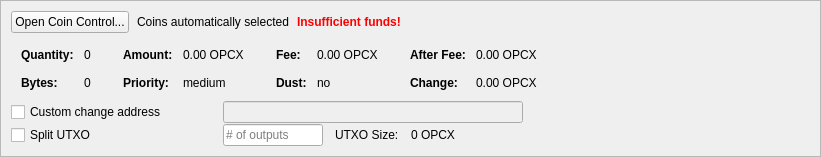
         <widget class="QFrame" name="frameCoinControl">
          <property name="sizePolicy">
           <sizepolicy hsizetype="Expanding" vsizetype="Expanding">
            <horstretch>0</horstretch>
            <verstretch>0</verstretch>
           </sizepolicy>
          </property>
          <property name="maximumSize">
           <size>
            <width>16777215</width>
            <height>16777215</height>
           </size>
          </property>
          <property name="frameShape">
           <enum>QFrame::StyledPanel</enum>
          </property>
          <property name="frameShadow">
           <enum>QFrame::Sunken</enum>
          </property>
          <layout class="QVBoxLayout" name="verticalLayoutCoinControl2">
           <property name="spacing">
            <number>0</number>
           </property>
           <property name="leftMargin">
            <number>0</number>
           </property>
           <property name="topMargin">
            <number>0</number>
           </property>
           <property name="rightMargin">
            <number>0</number>
           </property>
           <property name="bottomMargin">
            <number>0</number>
           </property>
           <item>
            <widget class="QFrame" name="frameCoinControl_BG">
             <layout class="QVBoxLayout" name="verticalLayoutCoinControl" stretch="0,0,0,0,0">
              <property name="spacing">
               <number>1</number>
              </property>
              <property name="leftMargin">
               <number>10</number>
              </property>
              <property name="topMargin">
               <number>10</number>
              </property>
              <item>
               <layout class="QHBoxLayout" name="horizontalLayoutCoinControl2" stretch="0,0,0,0">
                <property name="spacing">
                 <number>8</number>
                </property>
                <property name="bottomMargin">
                 <number>10</number>
                </property>
                <item>
                 <widget class="QPushButton" name="pushButtonCoinControl">
                  <property name="styleSheet">
                   <string notr="true"/>
                  </property>
                  <property name="text">
                   <string>Open Coin Control...</string>
                  </property>
                  <property name="autoDefault">
                   <bool>false</bool>
                  </property>
                 </widget>
                </item>
                <item>
                 <widget class="QLabel" name="labelCoinControlAutomaticallySelected">
                  <property name="text">
                   <string>Coins automatically selected</string>
                  </property>
                  <property name="margin">
                   <number>5</number>
                  </property>
                 </widget>
                </item>
                <item>
                 <widget class="QLabel" name="labelCoinControlInsuffFunds">
                  <property name="font">
                   <font>
                    <weight>75</weight>
                    <bold>true</bold>
                   </font>
                  </property>
                  <property name="styleSheet">
                   <string notr="true">color:red;font-weight:bold;</string>
                  </property>
                  <property name="text">
                   <string>Insufficient funds!</string>
                  </property>
                  <property name="margin">
                   <number>5</number>
                  </property>
                 </widget>
                </item>
                <item>
                 <spacer name="horizontalSpacerCoinControl">
                  <property name="orientation">
                   <enum>Qt::Horizontal</enum>
                  </property>
                  <property name="sizeHint" stdset="0">
                   <size>
                    <width>40</width>
                    <height>1</height>
                   </size>
                  </property>
                 </spacer>
                </item>
               </layout>
              </item>
              <item>
               <widget class="QWidget" name="widgetCoinControl" native="true">
                <property name="sizePolicy">
                 <sizepolicy hsizetype="Preferred" vsizetype="Preferred">
                  <horstretch>0</horstretch>
                  <verstretch>0</verstretch>
                 </sizepolicy>
                </property>
                <property name="minimumSize">
                 <size>
                  <width>0</width>
                  <height>0</height>
                 </size>
                </property>
                <property name="styleSheet">
                 <string notr="true"/>
                </property>
                <layout class="QHBoxLayout" name="horizontalLayoutCoinControl5">
                 <property name="leftMargin">
                  <number>0</number>
                 </property>
                 <property name="topMargin">
                  <number>0</number>
                 </property>
                 <property name="rightMargin">
                  <number>0</number>
                 </property>
                 <property name="bottomMargin">
                  <number>0</number>
                 </property>
                 <item>
                  <layout class="QHBoxLayout" name="horizontalLayoutCoinControl3" stretch="0,0,0,1">
                   <property name="spacing">
                    <number>20</number>
                   </property>
                   <property name="topMargin">
                    <number>0</number>
                   </property>
                   <property name="bottomMargin">
                    <number>10</number>
                   </property>
                   <item>
                    <layout class="QFormLayout" name="formLayoutCoinControl1">
                     <property name="horizontalSpacing">
                      <number>10</number>
                     </property>
                     <property name="verticalSpacing">
                      <number>14</number>
                     </property>
                     <property name="leftMargin">
                      <number>10</number>
                     </property>
                     <property name="topMargin">
                      <number>4</number>
                     </property>
                     <property name="rightMargin">
                      <number>6</number>
                     </property>
                     <item row="0" column="0">
                      <widget class="QLabel" name="labelCoinControlQuantityText">
                       <property name="font">
                        <font>
                         <weight>75</weight>
                         <bold>true</bold>
                        </font>
                       </property>
                       <property name="text">
                        <string>Quantity:</string>
                       </property>
                       <property name="margin">
                        <number>0</number>
                       </property>
                      </widget>
                     </item>
                     <item row="0" column="1">
                      <widget class="QLabel" name="labelCoinControlQuantity">
                       <property name="cursor">
                        <cursorShape>IBeamCursor</cursorShape>
                       </property>
                       <property name="contextMenuPolicy">
                        <enum>Qt::ActionsContextMenu</enum>
                       </property>
                       <property name="text">
                        <string notr="true">0</string>
                       </property>
                       <property name="margin">
                        <number>0</number>
                       </property>
                       <property name="textInteractionFlags">
                        <set>Qt::LinksAccessibleByMouse|Qt::TextSelectableByKeyboard|Qt::TextSelectableByMouse</set>
                       </property>
                      </widget>
                     </item>
                     <item row="1" column="0">
                      <widget class="QLabel" name="labelCoinControlBytesText">
                       <property name="font">
                        <font>
                         <weight>75</weight>
                         <bold>true</bold>
                        </font>
                       </property>
                       <property name="text">
                        <string>Bytes:</string>
                       </property>
                      </widget>
                     </item>
                     <item row="1" column="1">
                      <widget class="QLabel" name="labelCoinControlBytes">
                       <property name="cursor">
                        <cursorShape>IBeamCursor</cursorShape>
                       </property>
                       <property name="contextMenuPolicy">
                        <enum>Qt::ActionsContextMenu</enum>
                       </property>
                       <property name="text">
                        <string notr="true">0</string>
                       </property>
                       <property name="textInteractionFlags">
                        <set>Qt::LinksAccessibleByMouse|Qt::TextSelectableByKeyboard|Qt::TextSelectableByMouse</set>
                       </property>
                      </widget>
                     </item>
                    </layout>
                   </item>
                   <item>
                    <layout class="QFormLayout" name="formLayoutCoinControl2">
                     <property name="horizontalSpacing">
                      <number>10</number>
                     </property>
                     <property name="verticalSpacing">
                      <number>14</number>
                     </property>
                     <property name="leftMargin">
                      <number>6</number>
                     </property>
                     <property name="topMargin">
                      <number>4</number>
                     </property>
                     <property name="rightMargin">
                      <number>6</number>
                     </property>
                     <item row="0" column="0">
                      <widget class="QLabel" name="labelCoinControlAmountText">
                       <property name="font">
                        <font>
                         <weight>75</weight>
                         <bold>true</bold>
                        </font>
                       </property>
                       <property name="text">
                        <string>Amount:</string>
                       </property>
                       <property name="margin">
                        <number>0</number>
                       </property>
                      </widget>
                     </item>
                     <item row="0" column="1">
                      <widget class="QLabel" name="labelCoinControlAmount">
                       <property name="cursor">
                        <cursorShape>IBeamCursor</cursorShape>
                       </property>
                       <property name="contextMenuPolicy">
                        <enum>Qt::ActionsContextMenu</enum>
                       </property>
                       <property name="text">
                        <string notr="true">0.00 OPCX</string>
                       </property>
                       <property name="textInteractionFlags">
                        <set>Qt::LinksAccessibleByMouse|Qt::TextSelectableByKeyboard|Qt::TextSelectableByMouse</set>
                       </property>
                      </widget>
                     </item>
                     <item row="1" column="0">
                      <widget class="QLabel" name="labelCoinControlPriorityText">
                       <property name="font">
                        <font>
                         <weight>75</weight>
                         <bold>true</bold>
                        </font>
                       </property>
                       <property name="text">
                        <string>Priority:</string>
                       </property>
                      </widget>
                     </item>
                     <item row="1" column="1">
                      <widget class="QLabel" name="labelCoinControlPriority">
                       <property name="cursor">
                        <cursorShape>IBeamCursor</cursorShape>
                       </property>
                       <property name="contextMenuPolicy">
                        <enum>Qt::ActionsContextMenu</enum>
                       </property>
                       <property name="text">
                        <string>medium</string>
                       </property>
                       <property name="textInteractionFlags">
                        <set>Qt::LinksAccessibleByMouse|Qt::TextSelectableByKeyboard|Qt::TextSelectableByMouse</set>
                       </property>
                      </widget>
                     </item>
                    </layout>
                   </item>
                   <item>
                    <layout class="QFormLayout" name="formLayoutCoinControl3">
                     <property name="horizontalSpacing">
                      <number>10</number>
                     </property>
                     <property name="verticalSpacing">
                      <number>14</number>
                     </property>
                     <property name="leftMargin">
                      <number>6</number>
                     </property>
                     <property name="topMargin">
                      <number>4</number>
                     </property>
                     <property name="rightMargin">
                      <number>6</number>
                     </property>
                     <item row="0" column="0">
                      <widget class="QLabel" name="labelCoinControlFeeText">
                       <property name="font">
                        <font>
                         <weight>75</weight>
                         <bold>true</bold>
                        </font>
                       </property>
                       <property name="text">
                        <string>Fee:</string>
                       </property>
                       <property name="margin">
                        <number>0</number>
                       </property>
                      </widget>
                     </item>
                     <item row="0" column="1">
                      <widget class="QLabel" name="labelCoinControlFee">
                       <property name="cursor">
                        <cursorShape>IBeamCursor</cursorShape>
                       </property>
                       <property name="contextMenuPolicy">
                        <enum>Qt::ActionsContextMenu</enum>
                       </property>
                       <property name="text">
                        <string notr="true">0.00 OPCX</string>
                       </property>
                       <property name="textInteractionFlags">
                        <set>Qt::LinksAccessibleByMouse|Qt::TextSelectableByKeyboard|Qt::TextSelectableByMouse</set>
                       </property>
                      </widget>
                     </item>
                     <item row="1" column="0">
                      <widget class="QLabel" name="labelCoinControlLowOutputText">
                       <property name="font">
                        <font>
                         <weight>75</weight>
                         <bold>true</bold>
                        </font>
                       </property>
                       <property name="text">
                        <string>Dust:</string>
                       </property>
                      </widget>
                     </item>
                     <item row="1" column="1">
                      <widget class="QLabel" name="labelCoinControlLowOutput">
                       <property name="cursor">
                        <cursorShape>IBeamCursor</cursorShape>
                       </property>
                       <property name="contextMenuPolicy">
                        <enum>Qt::ActionsContextMenu</enum>
                       </property>
                       <property name="text">
                        <string>no</string>
                       </property>
                       <property name="textInteractionFlags">
                        <set>Qt::LinksAccessibleByMouse|Qt::TextSelectableByKeyboard|Qt::TextSelectableByMouse</set>
                       </property>
                      </widget>
                     </item>
                    </layout>
                   </item>
                   <item>
                    <layout class="QFormLayout" name="formLayoutCoinControl4">
                     <property name="horizontalSpacing">
                      <number>10</number>
                     </property>
                     <property name="verticalSpacing">
                      <number>14</number>
                     </property>
                     <property name="leftMargin">
                      <number>6</number>
                     </property>
                     <property name="topMargin">
                      <number>4</number>
                     </property>
                     <property name="rightMargin">
                      <number>6</number>
                     </property>
                     <item row="0" column="0">
                      <widget class="QLabel" name="labelCoinControlAfterFeeText">
                       <property name="font">
                        <font>
                         <weight>75</weight>
                         <bold>true</bold>
                        </font>
                       </property>
                       <property name="text">
                        <string>After Fee:</string>
                       </property>
                       <property name="margin">
                        <number>0</number>
                       </property>
                      </widget>
                     </item>
                     <item row="0" column="1">
                      <widget class="QLabel" name="labelCoinControlAfterFee">
                       <property name="cursor">
                        <cursorShape>IBeamCursor</cursorShape>
                       </property>
                       <property name="contextMenuPolicy">
                        <enum>Qt::ActionsContextMenu</enum>
                       </property>
                       <property name="text">
                        <string notr="true">0.00 OPCX</string>
                       </property>
                       <property name="textInteractionFlags">
                        <set>Qt::LinksAccessibleByMouse|Qt::TextSelectableByKeyboard|Qt::TextSelectableByMouse</set>
                       </property>
                      </widget>
                     </item>
                     <item row="1" column="0">
                      <widget class="QLabel" name="labelCoinControlChangeText">
                       <property name="font">
                        <font>
                         <weight>75</weight>
                         <bold>true</bold>
                        </font>
                       </property>
                       <property name="text">
                        <string>Change:</string>
                       </property>
                      </widget>
                     </item>
                     <item row="1" column="1">
                      <widget class="QLabel" name="labelCoinControlChange">
                       <property name="cursor">
                        <cursorShape>IBeamCursor</cursorShape>
                       </property>
                       <property name="contextMenuPolicy">
                        <enum>Qt::ActionsContextMenu</enum>
                       </property>
                       <property name="text">
                        <string notr="true">0.00 OPCX</string>
                       </property>
                       <property name="textInteractionFlags">
                        <set>Qt::LinksAccessibleByMouse|Qt::TextSelectableByKeyboard|Qt::TextSelectableByMouse</set>
                       </property>
                      </widget>
                     </item>
                    </layout>
                   </item>
                  </layout>
                 </item>
                </layout>
               </widget>
              </item>
              <item>
               <layout class="QHBoxLayout" name="horizontalLayoutCoinControl4">
                <property name="spacing">
                 <number>12</number>
                </property>
                <property name="sizeConstraint">
                 <enum>QLayout::SetDefaultConstraint</enum>
                </property>
                <property name="topMargin">
                 <number>0</number>
                </property>
                <property name="rightMargin">
                 <number>0</number>
                </property>
                <item>
                 <widget class="QCheckBox" name="checkBoxCoinControlChange">
                  <property name="sizePolicy">
                   <sizepolicy hsizetype="Preferred" vsizetype="Preferred">
                    <horstretch>0</horstretch>
                    <verstretch>0</verstretch>
                   </sizepolicy>
                  </property>
                  <property name="minimumSize">
                   <size>
                    <width>200</width>
                    <height>0</height>
                   </size>
                  </property>
                  <property name="maximumSize">
                   <size>
                    <width>200</width>
                    <height>16777215</height>
                   </size>
                  </property>
                  <property name="toolTip">
                   <string>If this is activated, but the change address is empty or invalid, change will be sent to a newly generated address.</string>
                  </property>
                  <property name="text">
                   <string>Custom change address</string>
                  </property>
                 </widget>
                </item>
                <item>
                 <widget class="QValidatedLineEdit" name="lineEditCoinControlChange">
                  <property name="enabled">
                   <bool>false</bool>
                  </property>
                  <property name="sizePolicy">
                   <sizepolicy hsizetype="Preferred" vsizetype="Preferred">
                    <horstretch>0</horstretch>
                    <verstretch>0</verstretch>
                   </sizepolicy>
                  </property>
                  <property name="minimumSize">
                   <size>
                    <width>300</width>
                    <height>0</height>
                   </size>
                  </property>
                 </widget>
                </item>
                <item>
                 <widget class="QLabel" name="labelCoinControlChangeLabel">
                  <property name="sizePolicy">
                   <sizepolicy hsizetype="Preferred" vsizetype="Preferred">
                    <horstretch>0</horstretch>
                    <verstretch>0</verstretch>
                   </sizepolicy>
                  </property>
                  <property name="minimumSize">
                   <size>
                    <width>100</width>
                    <height>0</height>
                   </size>
                  </property>
                  <property name="text">
                   <string/>
                  </property>
                  <property name="margin">
                   <number>3</number>
                  </property>
                 </widget>
                </item>
               </layout>
              </item>
              <item>
               <layout class="QHBoxLayout" name="horizontalLayoutCoinControl6">
                <property name="spacing">
                 <number>12</number>
                </property>
                <property name="rightMargin">
                 <number>0</number>
                </property>
                <item>
                 <widget class="QCheckBox" name="splitBlockCheckBox">
                  <property name="sizePolicy">
                   <sizepolicy hsizetype="Preferred" vsizetype="Preferred">
                    <horstretch>0</horstretch>
                    <verstretch>0</verstretch>
                   </sizepolicy>
                  </property>
                  <property name="minimumSize">
                   <size>
                    <width>200</width>
                    <height>0</height>
                   </size>
                  </property>
                  <property name="maximumSize">
                   <size>
                    <width>200</width>
                    <height>16777215</height>
                   </size>
                  </property>
                  <property name="text">
                   <string>Split UTXO</string>
                  </property>
                 </widget>
                </item>
                <item>
                 <widget class="QLineEdit" name="splitBlockLineEdit">
                  <property name="sizePolicy">
                   <sizepolicy hsizetype="Preferred" vsizetype="Preferred">
                    <horstretch>50</horstretch>
                    <verstretch>0</verstretch>
                   </sizepolicy>
                  </property>
                  <property name="minimumSize">
                   <size>
                    <width>100</width>
                    <height>0</height>
                   </size>
                  </property>
                  <property name="maximumSize">
                   <size>
                    <width>100</width>
                    <height>16777215</height>
                   </size>
                  </property>
                  <property name="placeholderText">
                   <string># of outputs</string>
                  </property>
                 </widget>
                </item>
                <item>
                 <widget class="QLabel" name="labelBlockSizeText">
                  <property name="text">
                   <string>UTXO Size:</string>
                  </property>
                 </widget>
                </item>
                <item>
                 <widget class="QLabel" name="labelBlockSize">
                  <property name="text">
                   <string>0 OPCX</string>
                  </property>
                 </widget>
                </item>
                <item>
                 <spacer name="horizontalSpacer_7">
                  <property name="orientation">
                   <enum>Qt::Horizontal</enum>
                  </property>
                  <property name="sizeHint" stdset="0">
                   <size>
                    <width>40</width>
                    <height>20</height>
                   </size>
                  </property>
                 </spacer>
                </item>
               </layout>
              </item>
              <item>
               <spacer name="verticalSpacerCoinControl">
                <property name="orientation">
                 <enum>Qt::Vertical</enum>
                </property>
                <property name="sizeHint" stdset="0">
                 <size>
                  <width>800</width>
                  <height>1</height>
                 </size>
                </property>
               </spacer>
              </item>
             </layout>
            </widget>
           </item>
          </layout>
         </widget>
